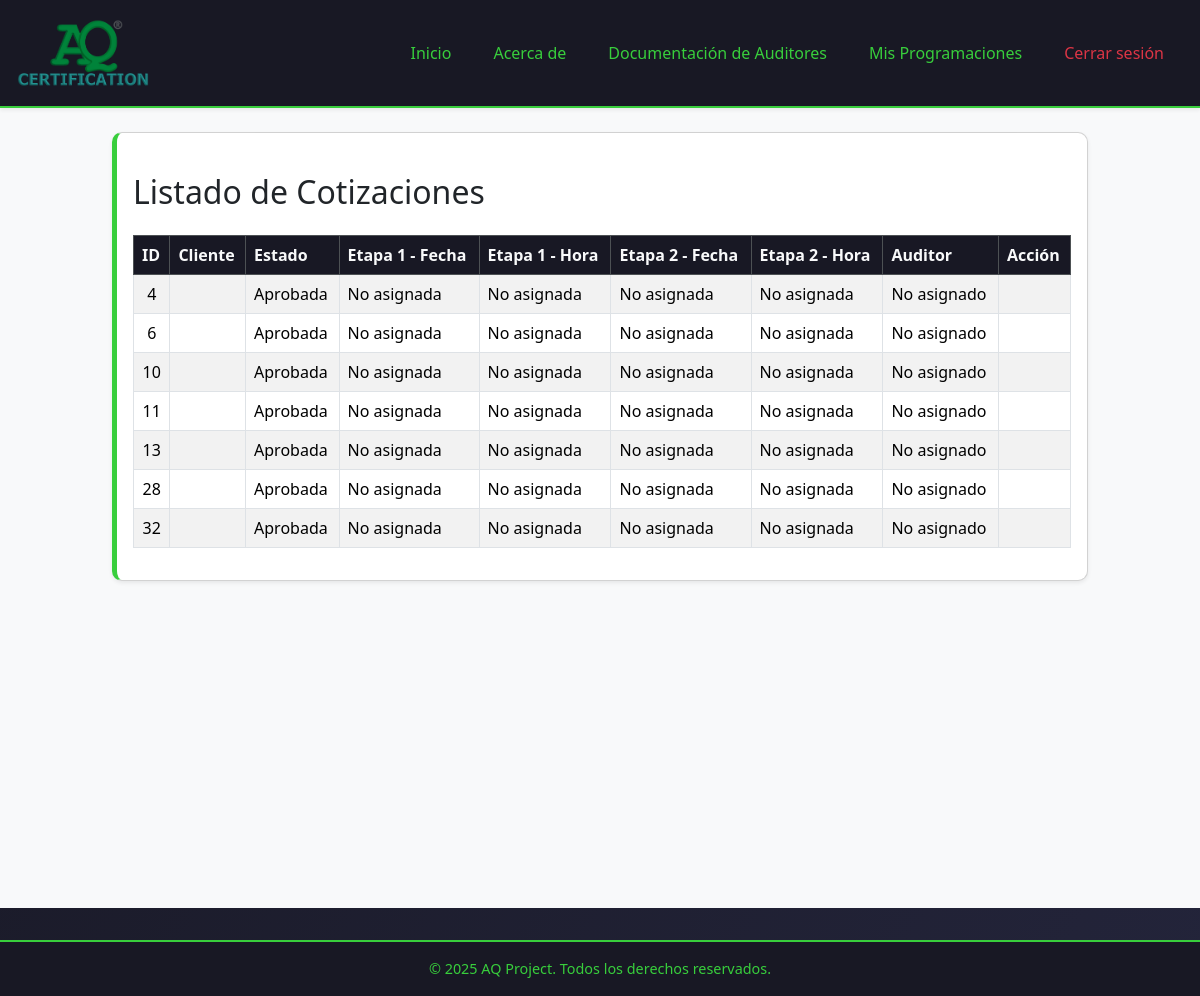
The page /programacion/cotizaciones/ (signed in) on the database as committed earlier.
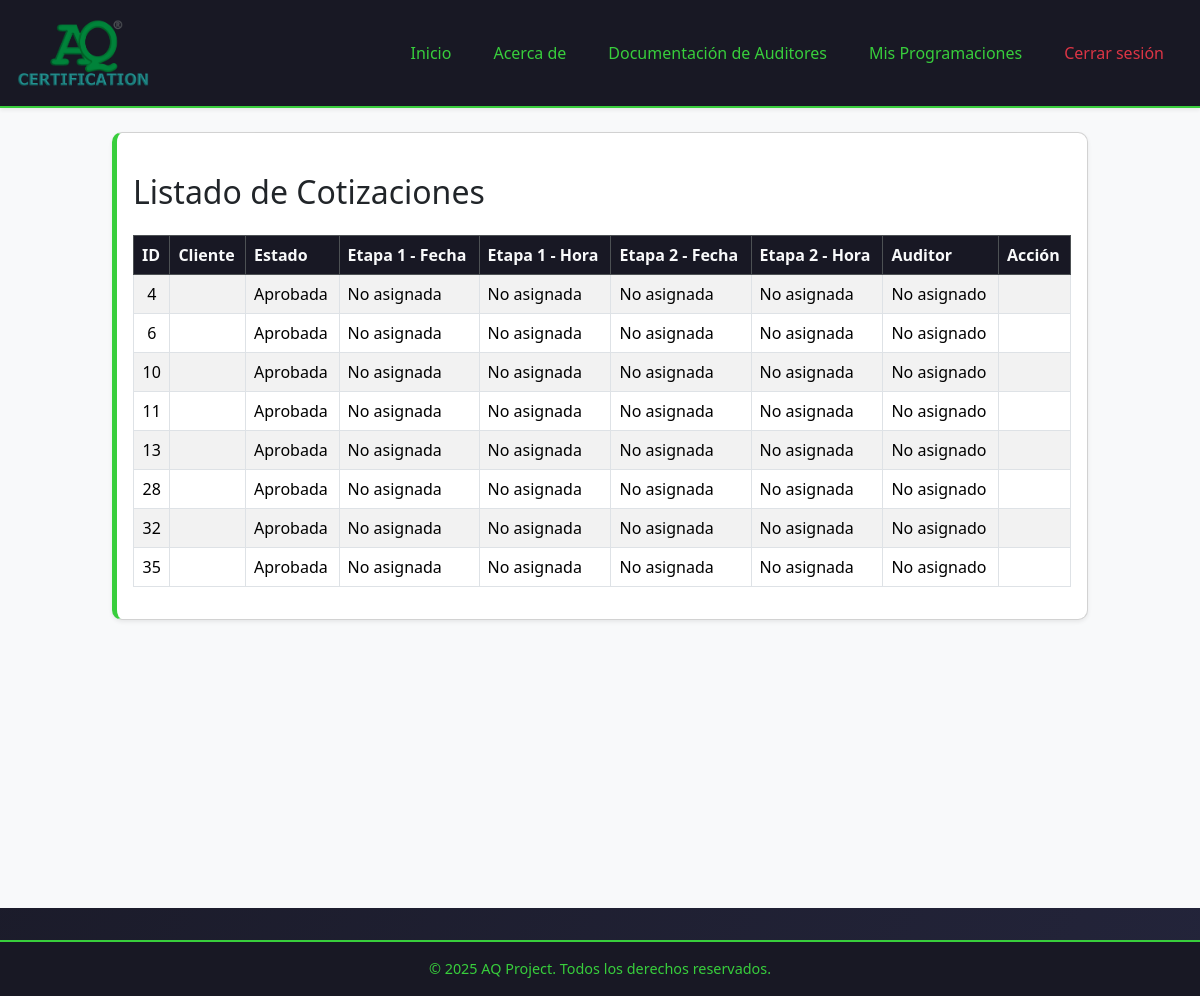
The same page on the database as committed later.
### cotizaciones/models.py (models this page shows, shortened)
class Cotizacion(models.Model):
    solicitud = models.ForeignKey(Solicitud, on_delete=models.CASCADE, related_name="cotizaciones")
    numero_servicio = models.CharField(max_length=100, unique=True)
    fecha_cotizacion = models.DateField(null=True, blank=True)
    tipo_servicio = models.ManyToManyField("TipoServicio")
    dias_auditoria_etapa_1 = models.DecimalField(max_digits=3, decimal_places=1, null=True, blank=True)
    dias_auditoria_etapa_2 = models.DecimalField(max_digits=3, decimal_places=1, null=True, blank=True)
    precio_neto = models.DecimalField(max_digits=10, decimal_places=2, help_text="Valor sin IVA")
    precio_iva = models.DecimalField(max_digits=10, decimal_places=2, default=Decimal("0.00"), help_text="IVA (19%)")
    precio_total = models.DecimalField(max_digits=10, decimal_places=2, default=Decimal("0.00"), help_text="Total con IVA")
    ESTADO_CHOICES = [
        ('Pendiente', 'Pendiente'),
        ('Aprobada', 'Aprobada'),
        ('Rechazada', 'Rechazada'),
        ('Programada', 'Programada'),
    ]
    estado = models.CharField(max_length=20, choices=ESTADO_CHOICES, default='Pendiente')

### programacion/views.py (the view, shortened to what this page needs)
# urls.py: path("cotizaciones/", listado_cotizaciones, name="listado_cotizaciones"),
@login_required
def listado_cotizaciones(request):
    cotizaciones = Cotizacion.objects.filter(
        estado="Aprobada"
    ).exclude(
        programacionauditoria__estado__in=["En Curso", "Finalizada", "Cancelada"]
    )
    usuarios = User.objects.all()
    return render(request, "programacion/listado.html", {"cotizaciones": cotizaciones, "usuarios": usuarios})

### programacion/templates/programacion/listado.html (shortened to what this page needs)
{% extends 'layouts/base.html' %}
{% block content %}
<h2 class="my-4">Listado de Cotizaciones</h2>
<table class="table table-striped table-bordered">
    <thead class="table-dark">
        <tr>
            <th>ID</th>
            <th>Cliente</th>
            <th>Estado</th>
            <th>Etapa 1 - Fecha</th>
            <th>Etapa 1 - Hora</th>
            <th>Etapa 2 - Fecha</th>
            <th>Etapa 2 - Hora</th>
            <th>Auditor</th>
            <th>Acción</th>
        </tr>
    </thead>
    <tbody>
        {% for cotizacion in cotizaciones %}
        <tr>
            <td class="text-center">{{ cotizacion.id }}</td>
            <td>{{ cotizacion.cliente }}</td>
            <td>{{ cotizacion.estado }}</td>
            <form method="post">
                <td>
                    {% if cotizacion.estado == 'Pendiente' %}
                        <input type="date" name="fecha_etapa_1" class="form-control" required>
                    {% else %}
                        {{ cotizacion.programacion.fecha_etapa_1|default:"No asignada" }}
                    {% endif %}
                </td>
                <td>
                    {% if cotizacion.estado == 'Pendiente' %}
                        <input type="time" name="hora_etapa_1" class="form-control" required>
                    {% else %}
                        {{ cotizacion.programacion.hora_etapa_1|default:"No asignada" }}
                    {% endif %}
                </td>
                <td>
                    {% if cotizacion.estado == 'Pendiente' %}
                        <input type="date" name="fecha_etapa_2" class="form-control">
                    {% else %}
                        {{ cotizacion.programacion.fecha_etapa_2|default:"No asignada" }}
                    {% endif %}
                </td>
                <td>
                    {% if cotizacion.estado == 'Pendiente' %}
                        <input type="time" name="hora_etapa_2" class="form-control">
                    {% else %}
                        {{ cotizacion.programacion.hora_etapa_2|default:"No asignada" }}
                    {% endif %}
                </td>
                <td>
                    {% if cotizacion.estado == 'Pendiente' %}
                        <select name="auditor" class="form-select" required>
                            {% for usuario in usuarios %}
                                <option value="{{ usuario.id }}">{{ usuario.username }}</option>
                            {% endfor %}
                        </select>
                    {% else %}
                        {{ cotizacion.programacion.auditor.username|default:"No asignado" }}
                    {% endif %}
                </td>
                <td class="text-center">
                </td>
            </form>
        </tr>
        {% empty %}
        <tr>
            <td colspan="9" class="text-center">No hay cotizaciones pendientes.</td>
        </tr>
        {% endfor %}
    </tbody>
</table>
{% endblock %}

### myapp/templates/layouts/base.html (shortened to what this page needs)
{% load static %}
    <link rel="stylesheet" href="https://cdn.jsdelivr.net/npm/bootstrap@5.3.3/dist/css/bootstrap.min.css">
    <link rel="stylesheet" href="https://cdn.jsdelivr.net/npm/bootstrap-icons@1.10.5/font/bootstrap-icons.css">
</head>
<body>
<nav class="navbar navbar-expand-lg shadow-sm no-print">
    <div class="container-fluid">
        <a class="navbar-brand text-success d-flex align-items-center" href="/">
            <img src="{% static 'myapp/AQ_color.png' %}" alt="Logo AQ Certification" style="height: 80px; margin-right: 30px;">
        </a>
        <div class="collapse navbar-collapse" id="navbarNavDropdown">
            <ul class="navbar-nav ms-auto">
                <li class="nav-item"><a class="nav-link" href="{% url 'index' %}">Inicio</a></li>
                <li class="nav-item"><a class="nav-link" href="{% url 'about' %}">Acerca de</a></li>
                {% if user.is_authenticated %}
                    {% for group in user.groups.all %}
                        {% if group.name == "Auditores" %}
                            <li class="nav-item">
                                <a class="nav-link" href="{% url 'dashboard_auditor' %}">Documentación de Auditores</a>
                            </li>
                            <li class="nav-item">
                                <a class="nav-link" href="{% url 'listado_programaciones_auditor' %}">Mis Programaciones</a>
                            </li>
                        {% endif %}
                    {% endfor %}
                    <li class="nav-item"><a class="nav-link text-danger" href="{% url 'logout' %}">Cerrar sesión</a></li>
                {% else %}
                    <li class="nav-item"><a class="nav-link" href="{% url 'signup' %}">Registrarse</a></li>
                    <li class="nav-item"><a class="nav-link" href="{% url 'signin' %}">Iniciar sesión</a></li>
                {% endif %}
            </ul>
        </div>
    </div>
</nav>
<main class="container-fluid" style="background-color: #f8f9fa; min-height: 100vh;">
    <div class="row justify-content-center">
        <div class="col-lg-10 mt-4">
            <div class="card shadow-sm">
                <div class="card-body">
                    {% block content %}
                    {% endblock %}
                </div>
            </div>
        </div>
    </div>
</main>
<footer class="no-print">
    &copy; {{ year|default:2025 }} AQ Project. Todos los derechos reservados.
</footer>
</body>
</html>

Rows that differ between the two databases and show on the page:
added Cotizacion: id "35", estado "Aprobada", programacion.fecha_etapa_1 "No asignada", programacion.hora_etapa_1 "No asignada", programacion.fecha_etapa_2 "No asignada", programacion.hora_etapa_2 "No asignada", programacion.auditor.username "No asignado"
